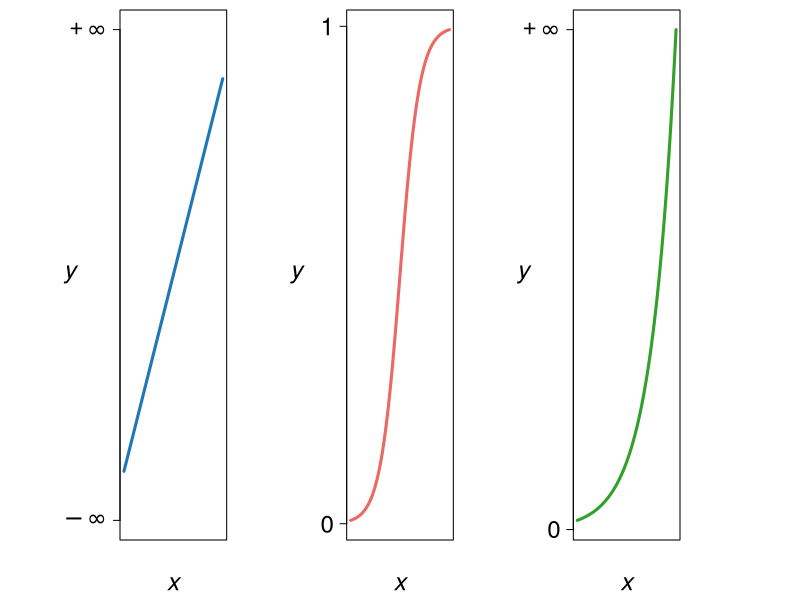

Here is the R script that generated this plot:


## color definitions
clrs <- c("#1f78b4", "#eb6864", "#33a02c") # "#a6cee3", "#b2df8a"

# png(file = "qerm514_logo_plots.png",
#     width = 800, height = 240, res = 240)

pdf(file = "qerm514_logo_plots.pdf",
    width = 12, height = 3)

par(omi = c(0, 0, 0, 1.2),
    mai = c(0.6, 1.2, 0.1, 0),
    mfrow = c(1, 3))

## binomial
plot(c(0, 1), c(0.1, 0.9), type = "l", ylim = c(0, 1),
     lwd = 3, col = clrs[1],
     yaxt = "n",
     xaxt = "n",
     ylab = "",
     xlab = "",
     cex.lab = 2)
axis(2, at = c(0, 1),
     labels = c(expression(-infinity), expression(+infinity)),
     las = 1, cex.axis = 2.2)
mtext(expression(italic(y)), side = 2, line = 3.3, cex = 1.5, las = 2)
mtext(expression(italic(x)), side = 1, line = 3, cex = 1.5, las = 1)

## binomial
curve(plogis, -5, 5,
      lwd = 3, col = clrs[2],
      yaxt = "n",
      xaxt = "n",
      ylab = "",
      xlab = "",
      cex.lab = 2)
axis(2, at = c(0, 1), las = 1, cex.axis = 2.2)
mtext(expression(italic(y)), side = 2, line = 3.3, cex = 1.5, las = 2)
mtext(expression(italic(x)), side = 1, line = 3, cex = 1.5, las = 1)

## binomial
curve(exp, -1, 3,
      lwd = 3, col = clrs[3],
      yaxt = "n",
      xaxt = "n",
      ylab = "",
      xlab = "",
      cex.lab = 2)
axis(2, at = c(0, exp(3)),
     labels = c(0, expression(+infinity)),
     las = 1, cex.axis = 2.2)
mtext(expression(italic(y)), side = 2, line = 3.3, cex = 1.5, las = 2)
mtext(expression(italic(x)), side = 1, line = 3, cex = 1.5, las = 1)

dev.off()
